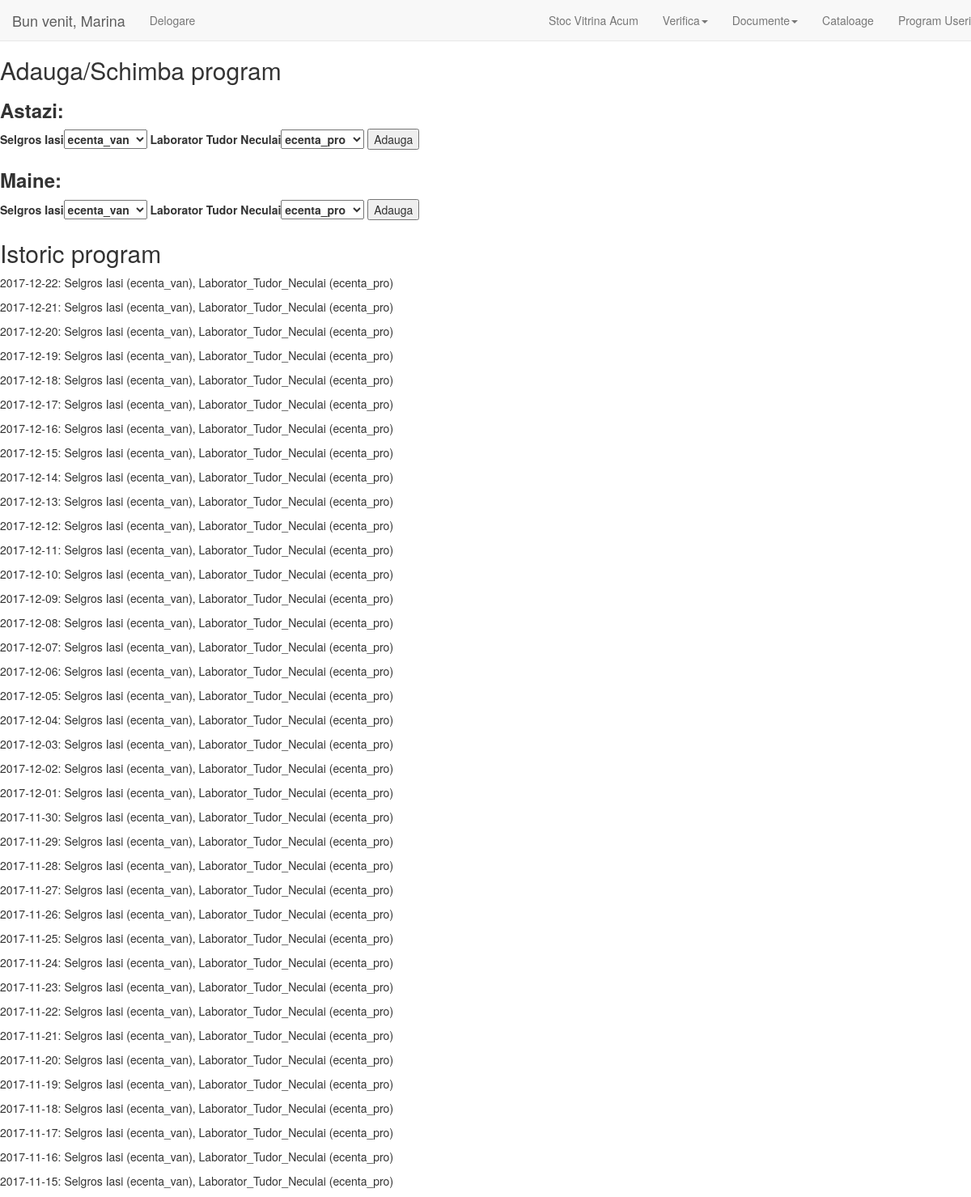
The app's page /pages/ceo/?programUseri (signed in) with its own data.
### tables this page shows
CREATE TABLE `user_program` (
  `data` date NOT NULL,
  `Selgros_Iasi` varchar(12) DEFAULT NULL,
  `Laborator_Tudor_Neculai` varchar(12) DEFAULT NULL,
  `Transport` varchar(255) DEFAULT NULL
);

### pages/CEO/index.php (called while the page is built, shortened)
<?php
  include_once 'main.html.php';
  include_once 'controllers/programuser.php';
?>

### php/functions/ceo/user/get.func.php (called while the page is built)
<?php
  function getUseriByLocatie($locatie_id) {
    include $_SERVER['DOCUMENT_ROOT'] . '/php/standards/db.inc.php';
    try {
        $sql = 'SELECT username FROM user
        INNER JOIN user_locatie ON user_locatie.user_id = user.id
        WHERE user_locatie.locatie_id = :locatie_id';
        $s = $pdo->prepare($sql);
        $s->bindValue(':locatie_id', $locatie_id);
        $s->execute();
    }
    catch(PDOException $e) {
        $error = 'la obtinere userilor dupa locatie' .$e;
        include $_SERVER['DOCUMENT_ROOT'] . '/php/sections/error.html.php';
        exit();
    }
    $usernames = array();
    foreach ($s as $rows) {
      $usernames[] = $rows['username'];
    }
    return $usernames;
  }
  function getUserByLocatieProgramatiData($locatie_id, $data) {
    include $_SERVER['DOCUMENT_ROOT'] . '/php/standards/db.inc.php';
    try {
        $sql = 'SELECT ' . $locatie_id .  ' FROM user_program
        WHERE data = ';
        if ($data == 'maine') {
          $sql .= 'CURDATE() + INTERVAL 1 DAY';
        }
        else if ($data == 'astazi') {
          $sql .= 'CURDATE()';
        }
        else {
          $error = 'data nu este recunoscuta';
          include $_SERVER['DOCUMENT_ROOT'] . '/php/sections/error.html.php';
          exit();
        }
        $s = $pdo->query($sql);
    }
    catch(PDOException $e) {
        $error = 'la obtinere userilor din program dupa data' .$e;
        include $_SERVER['DOCUMENT_ROOT'] . '/php/sections/error.html.php';
        exit();
    }
    $row = $s->fetch();
    return $row[0];
  }
?>

### php/functions/intrari/common/get.func.php (called while the page is built)
<?php
  function getAllFromTableOrder($tabelnume, $order_list) {
    include $_SERVER['DOCUMENT_ROOT'] . '/php/standards/db.inc.php';
    try {
      $sql = 'SELECT * FROM ' . $tabelnume;
      if (is_array($order_list)) {
        $sql = $sql . ' ORDER BY ' . $order_list[0];
        for ($i = 1; $i < count($order_list); $i++) {
          $sql .= ', ' . $order_list[$i];
        }
      }
      else if ($order_list) {
          $sql = $sql . ' ORDER BY ' . $order_list;
      }
        $s = $pdo->query($sql);
    }
    catch(PDOException $e) {
        $error = 'la obtinerea produselor fabricate din ' . $tabelnume . ' ordonate dupa lista';
        include $_SERVER['DOCUMENT_ROOT'] . '/php/sections/error.html.php';
        exit();
    }
    $rows = $s->fetchAll();
    return $rows;
  }
?>

### php/forms/programuser.form.php (the view, shortened to what this page needs)
<?php
  echo '<h2>Adauga/Schimba program</h2>';
?>
<div>
  <form action="?" method = "post">
    <h3><b>Astazi: </b></h3>
    <label for="select-user-selgros-iasi">Selgros Iasi<select name="user-selgros-iasi" id="select-user-selgros-iasi">
      <?php
        $user_scheduled = getUserByLocatieProgramatiData('Selgros_Iasi', 'astazi');
        $useri = getUseriByLocatie('Selgros_Iasi');
        if (is_null($user_scheduled)) {
          echo '<option value = "nespecificat" selected>nespecificat</option>';
          foreach ($useri as $user) {
            echo "<option value = '$user'>$user</option>";
          }
        }
        else {
          foreach ($useri as $user) {
            $html = "<option value = '$user'";
            if ($user == $user_scheduled) {
              $html .= ' selected';
            }
            $html .= ">$user</option>";
            echo $html;
          }
        }
      ?>
    </select></label>
    <label for="select-user-tudor-neculai">Laborator Tudor Neculai<select name="user-tudor-neculai" id="select-user-tudor-neculai">
      <?php
        $user_scheduled = getUserByLocatieProgramatiData('Laborator_Tudor_Neculai', 'astazi');
        $useri = getUseriByLocatie('Laborator_Tudor_Neculai');
        if (is_null($user_scheduled)) {
          echo '<option value = "nespecificat" selected>nespecificat</option>';
          foreach ($useri as $user) {
            echo "<option value = '$user'>$user</option>";
          }
        }
        else {
          foreach ($useri as $user) {
            $html = "<option value = '$user'";
            if ($user == $user_scheduled) {
              $html .= ' selected';
            }
            $html .= ">$user</option>";
            echo $html;
          }
        }
      ?>
    </select></label>
    <input type="submit" name = "addprogramUseri" value = "Adauga">
  </form>
</div>
<div>
  <form action="?" method = "post">
    <h3><b>Maine: </b></h3>
    <label for="select-user-selgros-iasi">Selgros Iasi<select name="user-selgros-iasi" id="select-user-selgros-iasi">
      <?php
        $user_scheduled = getUserByLocatieProgramatiData('Selgros_Iasi', 'maine');
        $useri = getUseriByLocatie('Selgros_Iasi');
        if (is_null($user_scheduled)) {
          echo '<option value = "nespecificat" selected>nespecificat</option>';
          foreach ($useri as $user) {
            echo "<option value = '$user'>$user</option>";
          }
        }
        else {
          foreach ($useri as $user) {
            $html = "<option value = '$user'";
            if ($user == $user_scheduled) {
              $html .= ' selected';
            }
            $html .= ">$user</option>";
            echo $html;
          }
        }
      ?>
    </select></label>
    <label for="select-user-tudor-neculai">Laborator Tudor Neculai<select name="user-tudor-neculai" id="select-user-tudor-neculai">
      <?php
        $user_scheduled = getUserByLocatieProgramatiData('Laborator_Tudor_Neculai', 'maine');
        $useri = getUseriByLocatie('Laborator_Tudor_Neculai');
        if (is_null($user_scheduled)) {
          echo '<option value = "nespecificat" selected>nespecificat</option>';
          foreach ($useri as $user) {
            echo "<option value = '$user'>$user</option>";
          }
        }
        else {
          foreach ($useri as $user) {
            $html = "<option value = '$user'";
            if ($user == $user_scheduled) {
              $html .= ' selected';
            }
            $html .= ">$user</option>";
            echo $html;
          }
        }
      ?>
    </select></label>
    <input type="submit" name = "addprogramUseri" value = "Adauga">
  </form>
</div>
<?php
  $programari_useri = getAllFromTableOrder('user_program','data DESC');
  echo '<h2>Istoric program</h2>';
  foreach ($programari_useri as $programare_user) {
    echo '<p>' . $programare_user['data'] . ': Selgros Iasi (' . $programare_user['Selgros_Iasi'] . '), Laborator_Tudor_Neculai (' . $programare_user['Laborator_Tudor_Neculai'] . ')</p>';
  }
?>

### pages/CEO/main.html.php (shortened to what this page needs)
<!DOCTYPE html>
<html lang="en">
<head>
  <link href="../../css/bootstrap.css" rel="stylesheet">
</head>
<body>
  <main class="container-fluid">
    <div class="row">
      <nav class="navbar navbar-default navbar-fixed-top grid-container-fluid site-nav-structure">
        <div class="problem grid-container-fluid">
          <div class="navbar-header">
            <div class="navbar-brand">
              <p>Bun venit,
                <?php echo ucwords($_SESSION[ 'user']); ?>
              </p>
            </div>
            <ul class="nav navbar-nav navbar-left">
              <li>
                <a href="?Delogare">Delogare</a>
              </li>
            </ul>
          </div>
          <div class="collapse navbar-collapse" id="nav-to-collapse">
            <ul class="nav navbar-nav navbar-right">
            <?php include 'menu.html.php'; ?>
            </ul>
          </div>
        </div>
      </nav>
    </div>
  </main>
</body>
</html>

### pages/CEO/menu.html.php (shortened to what this page needs)
<li>
  <a href="?VizualizareStocVitrina">Stoc Vitrina Acum</a>
</li>
<li class="dropdown">
  <a class="dropdown-toggle" data-toggle="dropdown" href="#">Verifica<span class="caret"></span></a>
</li>
<li class="dropdown">
  <a class="dropdown-toggle" data-toggle="dropdown" href="#">Documente<span class="caret"></span></a>
</li>
<li>
  <a href="?VizualizareCataloage">Cataloage</a>
</li>
<li>
  <a href="?programUseri">Program Useri</a>
</li>

### pages/CEO/controllers/programuser.php (shortened to what this page needs)
<?php
  if (isset($_GET['programUseri'])) {
    include $_SERVER['DOCUMENT_ROOT'] . '/php/forms/programuser.form.php';
    exit();
  }
?>

### records on screen
user_program: user-selgros-iasi "ecenta_van", user-tudor-neculai "ecenta_pro", data "2017-11-15", Selgros_Iasi "ecenta_van", Laborator_Tudor_Neculai "ecenta_pro"
user_program: data "2017-12-22", Selgros_Iasi "ecenta_van", Laborator_Tudor_Neculai "ecenta_pro"
user_program: data "2017-12-21", Selgros_Iasi "ecenta_van", Laborator_Tudor_Neculai "ecenta_pro"
user_program: data "2017-12-20", Selgros_Iasi "ecenta_van", Laborator_Tudor_Neculai "ecenta_pro"
user_program: data "2017-12-19", Selgros_Iasi "ecenta_van", Laborator_Tudor_Neculai "ecenta_pro"
user_program: data "2017-12-18", Selgros_Iasi "ecenta_van", Laborator_Tudor_Neculai "ecenta_pro"
user_program: data "2017-12-17", Selgros_Iasi "ecenta_van", Laborator_Tudor_Neculai "ecenta_pro"
user_program: data "2017-12-16", Selgros_Iasi "ecenta_van", Laborator_Tudor_Neculai "ecenta_pro"
user_program: data "2017-12-15", Selgros_Iasi "ecenta_van", Laborator_Tudor_Neculai "ecenta_pro"
user_program: data "2017-12-14", Selgros_Iasi "ecenta_van", Laborator_Tudor_Neculai "ecenta_pro"
user_program: data "2017-12-13", Selgros_Iasi "ecenta_van", Laborator_Tudor_Neculai "ecenta_pro"
user_program: data "2017-12-12", Selgros_Iasi "ecenta_van", Laborator_Tudor_Neculai "ecenta_pro"
user_program: data "2017-12-11", Selgros_Iasi "ecenta_van", Laborator_Tudor_Neculai "ecenta_pro"
user_program: data "2017-12-10", Selgros_Iasi "ecenta_van", Laborator_Tudor_Neculai "ecenta_pro"
user_program: data "2017-12-09", Selgros_Iasi "ecenta_van", Laborator_Tudor_Neculai "ecenta_pro"
user_program: data "2017-12-08", Selgros_Iasi "ecenta_van", Laborator_Tudor_Neculai "ecenta_pro"
user_program: data "2017-12-07", Selgros_Iasi "ecenta_van", Laborator_Tudor_Neculai "ecenta_pro"
user_program: data "2017-12-06", Selgros_Iasi "ecenta_van", Laborator_Tudor_Neculai "ecenta_pro"
user_program: data "2017-12-05", Selgros_Iasi "ecenta_van", Laborator_Tudor_Neculai "ecenta_pro"
user_program: data "2017-12-04", Selgros_Iasi "ecenta_van", Laborator_Tudor_Neculai "ecenta_pro"
user_program: data "2017-12-03", Selgros_Iasi "ecenta_van", Laborator_Tudor_Neculai "ecenta_pro"
user_program: data "2017-12-02", Selgros_Iasi "ecenta_van", Laborator_Tudor_Neculai "ecenta_pro"
user_program: data "2017-12-01", Selgros_Iasi "ecenta_van", Laborator_Tudor_Neculai "ecenta_pro"
user_program: data "2017-11-30", Selgros_Iasi "ecenta_van", Laborator_Tudor_Neculai "ecenta_pro"
user_program: data "2017-11-29", Selgros_Iasi "ecenta_van", Laborator_Tudor_Neculai "ecenta_pro"
user_program: data "2017-11-28", Selgros_Iasi "ecenta_van", Laborator_Tudor_Neculai "ecenta_pro"
user_program: data "2017-11-27", Selgros_Iasi "ecenta_van", Laborator_Tudor_Neculai "ecenta_pro"
user_program: data "2017-11-26", Selgros_Iasi "ecenta_van", Laborator_Tudor_Neculai "ecenta_pro"
user_program: data "2017-11-25", Selgros_Iasi "ecenta_van", Laborator_Tudor_Neculai "ecenta_pro"
user_program: data "2017-11-24", Selgros_Iasi "ecenta_van", Laborator_Tudor_Neculai "ecenta_pro"
user_program: data "2017-11-23", Selgros_Iasi "ecenta_van", Laborator_Tudor_Neculai "ecenta_pro"
user_program: data "2017-11-22", Selgros_Iasi "ecenta_van", Laborator_Tudor_Neculai "ecenta_pro"
user_program: data "2017-11-21", Selgros_Iasi "ecenta_van", Laborator_Tudor_Neculai "ecenta_pro"
user_program: data "2017-11-20", Selgros_Iasi "ecenta_van", Laborator_Tudor_Neculai "ecenta_pro"
user_program: data "2017-11-19", Selgros_Iasi "ecenta_van", Laborator_Tudor_Neculai "ecenta_pro"
user_program: data "2017-11-18", Selgros_Iasi "ecenta_van", Laborator_Tudor_Neculai "ecenta_pro"
user_program: data "2017-11-17", Selgros_Iasi "ecenta_van", Laborator_Tudor_Neculai "ecenta_pro"
user_program: data "2017-11-16", Selgros_Iasi "ecenta_van", Laborator_Tudor_Neculai "ecenta_pro"

### other values on screen
$_SESSION[ 'user'] "Marina"
